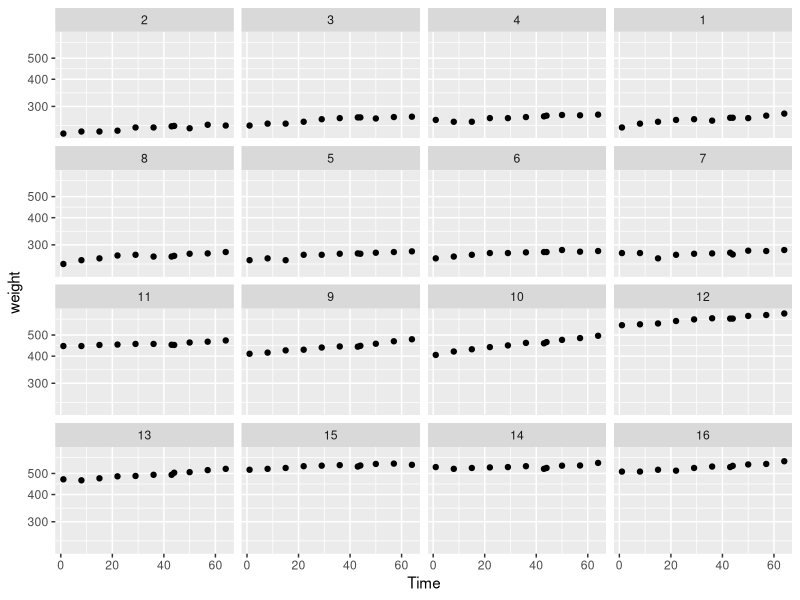
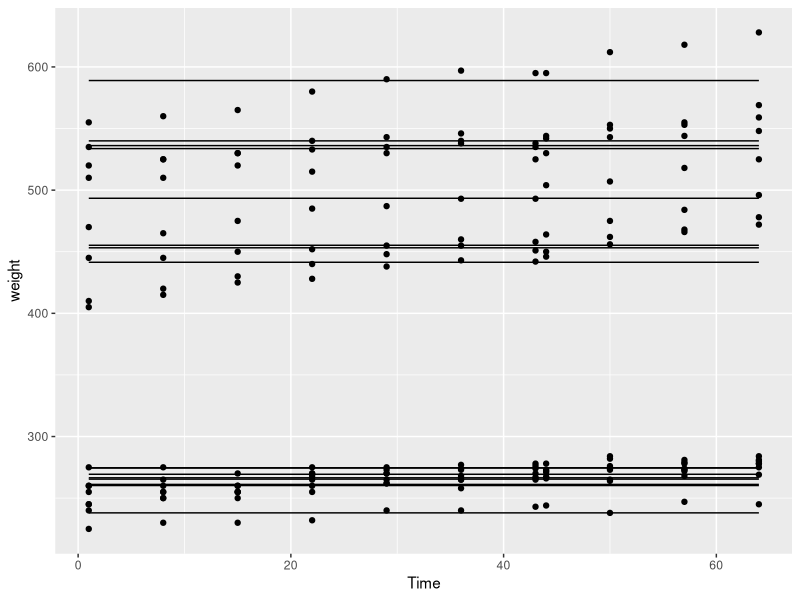
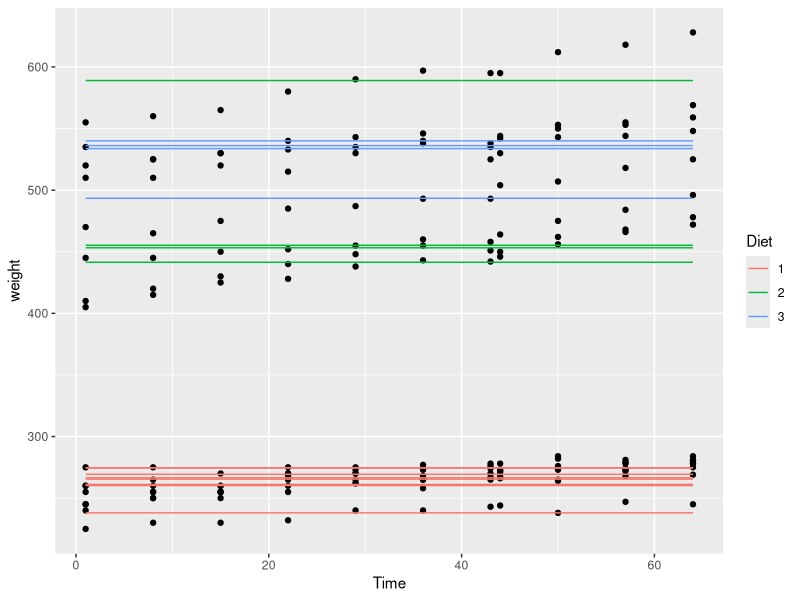
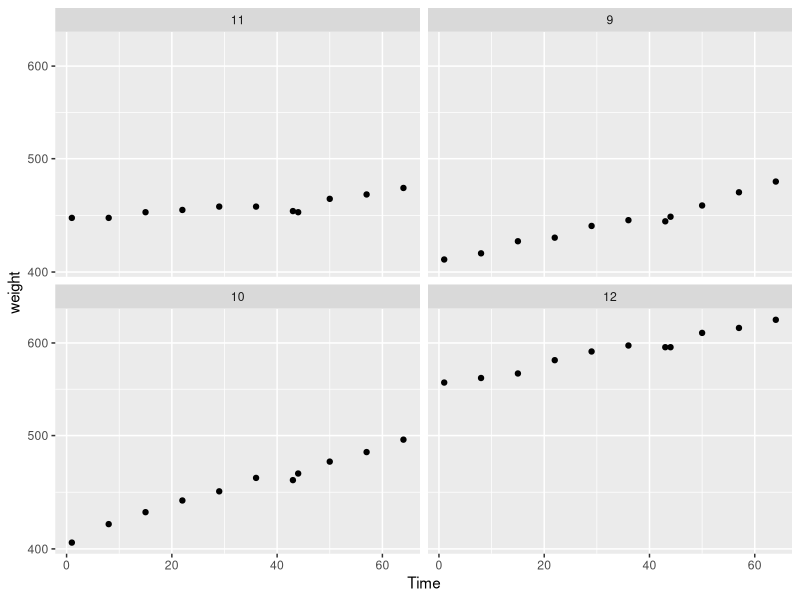

Write the R code that produced these figures, in order.
## HW 7 ###
#Repeated Measures##

data(BodyWeight, package ="nlme")
head(BodyWeight)

library(ggplot2)

#a) Plot weight vs time with rat-specific lines
# Base plot

ggplot(BodyWeight, aes(x=Time, y=weight)) +
  geom_point() + facet_wrap(~Rat) + scale_y_log10()

#Base model + plot
library(lme4)
panel <- lmer(weight ~ Diet + (1| Rat), data=BodyWeight)
summary(panel) #Rat accounts for a lot of variation

#Random intercepts
panel_2 <- lme4::fortify.merMod(panel)

ggplot(panel_2, aes(x=Time, y=weight))+
  geom_point() +
  geom_line(aes(x=Time, y=.fitted, group=Rat))

## Lines do not have increasing slopes with the rats weights over time

ggplot(panel_2, aes(x=Time, y=weight))+
  geom_point() +
  geom_line(aes(x=Time, y=.fitted, group=Rat, color=Diet))

## Rats with the lowest weights are consistently on Diet 1. 
## Diets 2 and 3 may or may not be different; it's hard to tell by the plots alone.

# B) Use lmList to fit lin reg. to describe how weights vary with days to each individual rat
# How do the slopes and intercepts vary? Patterns with respect to diets?
library(dplyr)

linreg <- lmList(weight ~ Time | Rat, BodyWeight)
sapply(linreg, coef)[,]%>% as.matrix

BodyWeight%>%
  group_by(Diet)%>%
  distinct(Rat)
  


#Intercept variation: There are two(ish) intercept classes; one in the 200s, and one in the 400-500s
# Rats on Diet 1 are in the 200s intercept group
# Rats on Diet 2 are in 400s; wider range of slopes
# Rats on Diet 3 collectively had the highest intercepts

# Slopes: Diet 2 seemed to have the steepest slope

# C) Mixed Model:
mixedmod <- lmer(weight ~ Time + (1 | Rat), BodyWeight)
summary(mixedmod)
# The FE estimate for the intercept, in the context of the variance component for rat, 
# appears to be simply placed in the middle of the two(ish) classes discussed above. Then the Rat var component moves it up and down.

# D) Obtain the BLUPs for rates and list who is most heavy
max(ranef(mixedmod)$Rat)
summary(mixedmod)$coefficients[1,1] + max(ranef(mixedmod)$Rat) # = 570; Rat 12

BodyWeight%>%
  subset(Rat==12)%>%
  summarize(mean(weight))

# E) Fit mixed effect with random slope, also
mixedmod_m <- lmer(weight ~ Time + (Time | Rat), BodyWeight,
                   control=lmerControl(optimizer="Nelder_Mead"))
summary(mixedmod_m)
confint(mixedmod_m, method="boot", oldNames=FALSE)

#Do slopes and intercepts seem to vary between subjects?

#F) BLUPS from E
min((ranef(mixedmod_m)$Rat)[,2]) #Rat 7
max((ranef(mixedmod_m)$Rat)[,2]) #Rat10
#Rat 7 = .21
summary(mixedmod_m)$coefficients[2] + min((ranef(mixedmod_m)$Rat)[,2])
#Rat 10 = 1.30
summary(mixedmod_m)$coefficients[2] + max((ranef(mixedmod_m)$Rat)[,2])

BodyWeight%>%
  subset((Rat==7) | (Rat ==10))%>%
          group_by(Rat)%>%
  summarize(minw = min(weight),meanw = mean(weight), maxw = max(weight),
            rangew = max(weight)-min(weight),
            pct_chg = (max(weight)-min(weight))/min(weight))
# The percent change for Rat 10 was more than 2x the percent change for Rat 7

#G) adding diet as interaction with time. Does diet effect weight? Does it effect differently at different times?

mixedmod_diet <- summary(lmerTest::lmer(weight ~ Time*Diet + (Time | Rat), BodyWeight,
                   control=lmerControl(optimizer="Nelder_Mead")))

summary(lmerTest::lmer(weight ~ Time*Diet + (Time | Rat), BodyWeight,
                       control=lmerControl(optimizer="Nelder_Mead"))) $coefficients   
# Diet does effect weight, with 2 and 3 being significantly different than diet 1
# Diet 2's slope gets significantly steeper over time.
diet2= BodyWeight%>%
  subset(Diet==2)
         
ggplot(diet2, aes(x=Time, y=weight)) +
  geom_point() + facet_wrap(~Rat) + scale_y_log10()
